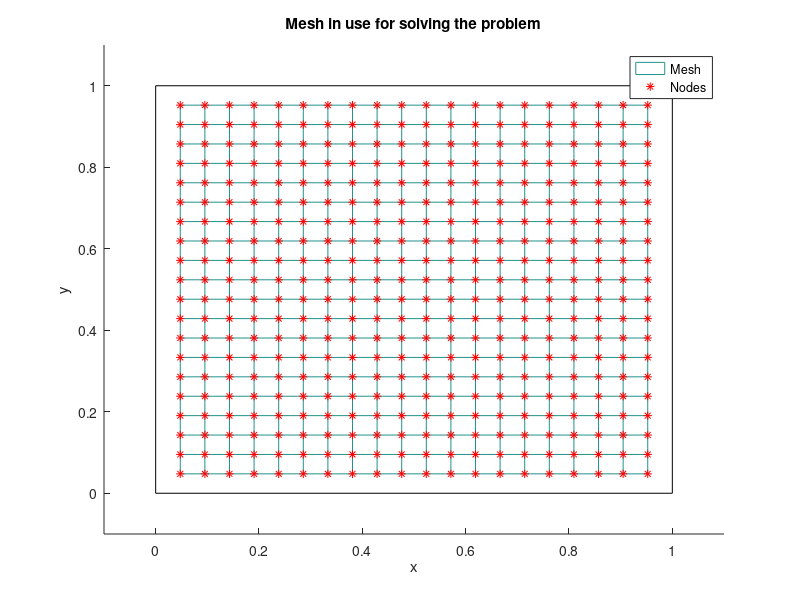

Recreate this plot in MATLAB.
%% Cleaning the environment
clear all;
close all;
clc;


%% Defining the problem of interest

% Defining the problem and the wished parameters for its resolution
u_ex = @(x,y) exp(x+y/2);         % Defining the exact solution of the problem
fun  = @(x,y) 1.25*exp(x+y/2);    % Investigated source function in the posson problem
uL   = @(x,y) exp(y/2);           % Boundary conditions: uLeft     for x=0
uR   = @(x,y) exp(1+y/2);         % Boundary conditions: uRight    for x=1
uB   = @(x,y) exp(x);             % Boundary conditions: uBottom   for y=0
uT   = @(x,y) exp(x+1/2);         % Boundary conditions: uTop      for y=1
a=0;b=1;c=0;d=1;                  % Investigating the solution in the unit square



%% Define the discretisation, generate the matrix and compare it with the matlab's construction

% Number of wished subintervals per dimension (uniform grid discretisation)
N = 20;                          

% Generating the grid discretisation
x = linspace(a,b,N+2);                        % Spacing vector for x direction
y = linspace(c,d,N+2);                        % Spacing vector for y direction
h = x(2)-x(1);                                % Computing the spacing
[xx,yy] = meshgrid(x(2:end-1),y(2:end-1));    % Creating the grid discretisation excluding the boundaries
[xxb,yyb] = meshgrid(x,y);    % Creating the grid discretisation excluding the boundaries

% Plotting the discretisation
fig = figure();
hold on
mesh(xx,yy,0*xx)                              % Plotting the mesh as a zero-wireframe solution
view(0,90)                                    % Projecting on a 2D visualisation
plot(xx,yy,"*r")                              % Plotting the nodes
plot([a,b,b,a,a],[c,c,d,d,c],"-k")            % Plotting the domain
hold off
axis([a-0.1, b+0.1, c-0.1, d+0.1])            % Adjusting the visualisation bounding box
title("Mesh in use for solving the problem")  % Customisations
xlabel("x"); ylabel("y")
legend("Mesh","Nodes")


% Constructing the vector b over the designated grid
xx = xx'; yy = yy';                                % Transpose so that  xx(i,j), yy(i,j) are coordinates of (i,j) point
bMatr = (h^2)*fun(xx,yy);                          % Applying the source term at each grid point
bMatr(1,:) = bMatr(1,:)+uL(xx(1,:),yy(1,:));       % Applying the left boundary condition
bMatr(:,1) = bMatr(:,1)+uB(xx(:,end),yy(:,end));   % Applying the bottom boundary condition
bMatr(N,:) = bMatr(N,:)+uR(xx(end,:),yy(end,:));   % Applying the right boundary condition
bMatr(:,N) = bMatr(:,N)+uT(xx(:,end),yy(:,end));   % Applying the top boundary condition

% Rearrange the components of bMatr in a vector shape
% b= [bMatr(:,1) bMatr(:,2) ... bMatr(:,N)]'; % -> so it is [b_11 b_12 ... b_1N ..  b_21 ...   b_NN]
b = reshape(bMatr,N*N,1);

% Construct the matrix A
%A = ConstructA(N);

% Compare it with the matrix retrieved from Matlab
A1 = gallery('poisson',N);

%fprintf("Matrices construction comparison, %f\n", max(max(abs(A-A1))));